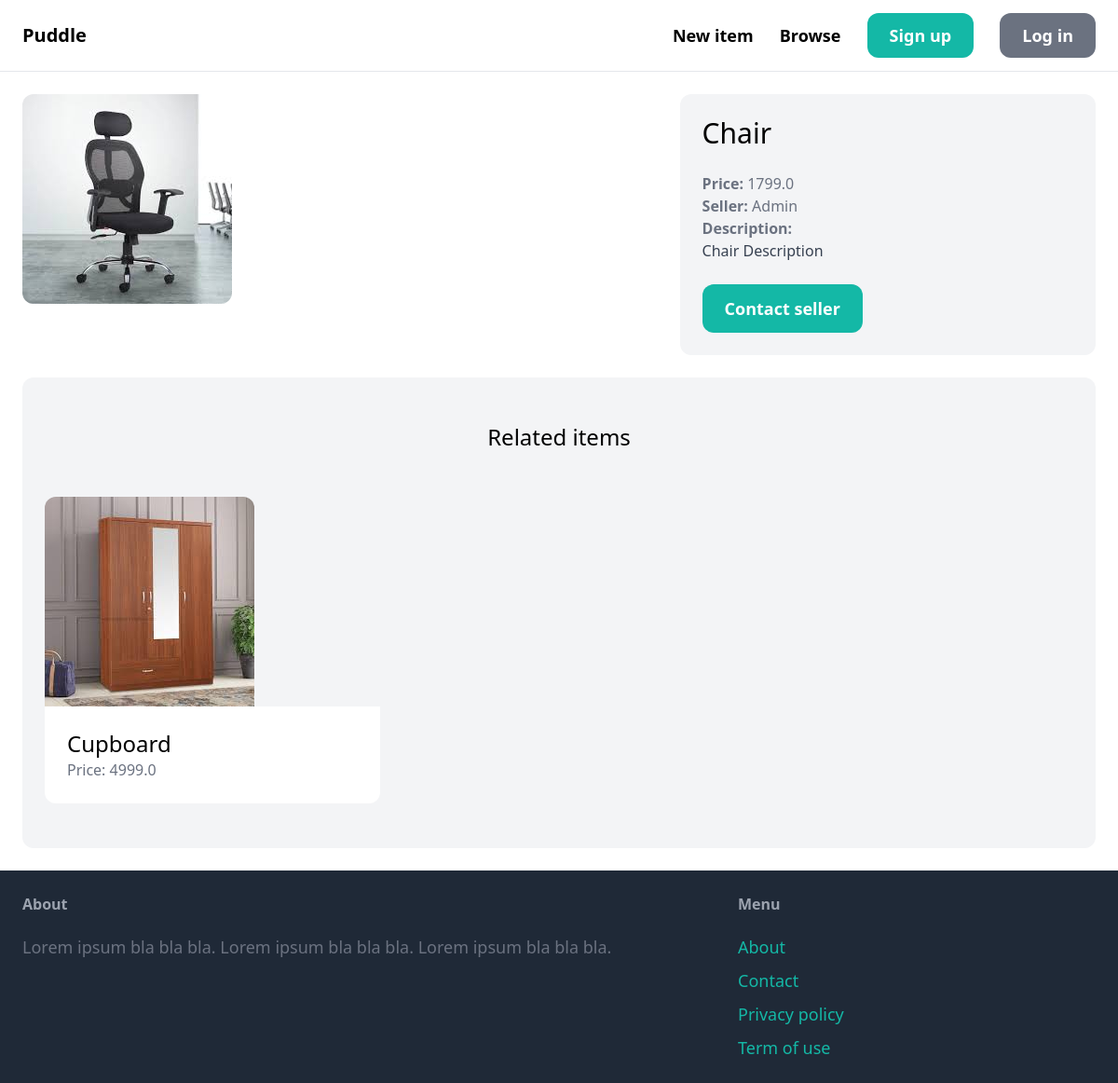
Page /items/4/ on the committed database.
### item/models.py (models this page shows, shortened)
class Item(models.Model):
    category=models.ForeignKey(Category, related_name='items', on_delete=models.CASCADE)
    name=models.CharField(max_length=255)
    description = models.TextField(blank=True, null=True)
    price= models.FloatField()
    image=models.ImageField(upload_to='item_images', blank=True, null=True)
    is_sold=models.BooleanField(default=False)
    created_by=models.ForeignKey(User, related_name='items', on_delete=models.CASCADE)
    created_at=models.DateTimeField(auto_now_add=True)

### item/views.py (the view)
# urls.py: path('<int:pk>/', views.detail, name='detail'),
def detail(request, pk):
    item = get_object_or_404(Item, pk=pk)
    related_items = Item.objects.filter(category=item.category, is_sold=False).exclude(pk=pk)[0:3]
    return render(request, 'item/detail.html', {
        'item': item,
        'related_items': related_items
    })

### item/templates/item/detail.html (shortened to what this page needs)
{% extends 'core/base.html' %}
{% block content %}
<div class="grid grid-cols-5 gap-6">
    <div class="col-span-3">
        <img src="{{ item.image.url }}" class="rounded-xl">
    </div>
    <div class="col-span-2 p-6 bg-gray-100 rounded-xl">
        <h1 class="mb-6 text-3xl">{{ item.name }}</h1>
        <p class="text-gray-500"><strong>Price: </strong>{{ item.price }}</p>
        <p class="text-gray-500"><strong>Seller: </strong>{{ item.created_by.username }}</p>
        {% if item.description %}
            <p class="text-gray-700">
                <strong class="text-gray-500">Description:</strong><br>
                {{ item.description }}
            </p>
        {% endif %}
        {% if request.user == item.created_by %}
            <div class="mt-6 p-6 bg-white rounded-xl">
                <p>This is your item!</p>
                <a href="{% url 'item:edit' item.id %}" class="inline-block mt-6 px-6 py-3 text-lg font-semibold bg-teal-500 text-white rounded-xl">Edit</a>
                <a href="{% url 'item:delete' item.id %}" class="inline-block mt-6 px-6 py-3 text-lg font-semibold bg-red-500 text-white rounded-xl">Delete</a>
            </div>
        {% else %}
            <a href="{% url 'conversation:new' item.id %}" class="inline-block mt-6 px-6 py-3 text-lg font-semibold bg-teal-500 text-white rounded-xl hover:bg-teal-700">Contact seller</a>
        {% endif %}
    </div>
</div>
<div class="mt-6 px-6 py-12 bg-gray-100 rounded-xl">
    <h2 class="mb-12 text-2xl text-center">Related items</h2>
    <div class="grid grid-cols-3 gap-3">
        {% for item in related_items %}
            <div>
                <a href="{% url 'item:detail' item.id %}">
                    <div>
                        <img src="{{ item.image.url }}" class="rounded-t-xl">
                    </div>
                    <div class="p-6 bg-white rounded-b-xl">
                        <h2 class="text-2xl">{{ item.name }}</h2>
                        <p class="text-gray-500">Price: {{ item.price }}</p>
                    </div>
                </a>
            </div>
        {% endfor %}
    </div>
</div>
{% endblock %}

### core/templates/core/base.html (shortened to what this page needs)
<!doctype html>
<html>
    <head>
        <script src="https://cdn.tailwindcss.com"></script>
    </head>
    <body>
        <nav class="py-6 px-6 flex justify-between items-center border-b border-gray-200">
            <a href="/" class="text-xl font-semibold">Puddle</a>
            <div class="space-x-6">
                <a href="{% url 'item:new' %}" class="text-lg font-semibold hover:text-gray-500">New item</a>
                <a href="{% url 'item:items' %}" class="text-lg font-semibold hover:text-gray-500">Browse</a>
                {% if request.user.is_authenticated %}
                    <a href="{% url 'conversation:inbox' %}" class="px-6 py-3 text-lg font-semibold bg-teal-500 text-white rounded-xl hover:bg-teal-700">Inbox</a>
                    <a href="{% url 'dashboard:index' %}" class="px-6 py-3 text-lg font-semibold bg-gray-500 text-white rounded-xl hover:bg-gray-700">Dashboard</a>
                {% else %}
                    <a href="{% url 'core:signup' %}" class="px-6 py-3 text-lg font-semibold bg-teal-500 text-white rounded-xl hover:bg-teal-700">Sign up</a>
                    <a href="{% url 'core:login' %}" class="px-6 py-3 text-lg font-semibold bg-gray-500 text-white rounded-xl hover:bg-gray-700">Log in</a>
                {% endif %}
            </div>
        </nav>
        <div class="px-6 py-6">
            {% block content %}
            {% endblock %}
        </div>
        <footer class="py-6 px-6 flex justify-between bg-gray-800">
            <div class="w-2/3 pr-10">
                <h3 class="mb-5 font-semibold text-gray-400">About</h3>
                <p class="text-lg text-gray-500">Lorem ipsum bla bla bla. Lorem ipsum bla bla bla. Lorem ipsum bla bla bla.</p>
            </div>
            <div class="w-1/3">
                <h3 class="mb-5 font-semibold text-gray-400">Menu</h3>
                <ul class="space-y-2">
                    <li><a href="#" class="text-lg text-teal-500 hover:text-teal-700">About</a></li>
                    <li><a href="{% url 'core:contact' %}" class="text-lg text-teal-500 hover:text-teal-700">Contact</a></li>
                    <li><a href="#" class="text-lg text-teal-500 hover:text-teal-700">Privacy policy</a></li>
                    <li><a href="#" class="text-lg text-teal-500 hover:text-teal-700">Term of use</a></li>
                </ul>
            </div>
        </footer>
    </body>
</html>

### rows in the picture
Item: image (picture), name "Chair", price "1799.0", created_by.username "Admin", description "Chair Description"
Item: image (picture), name "Cupboard", price "4999.0"
